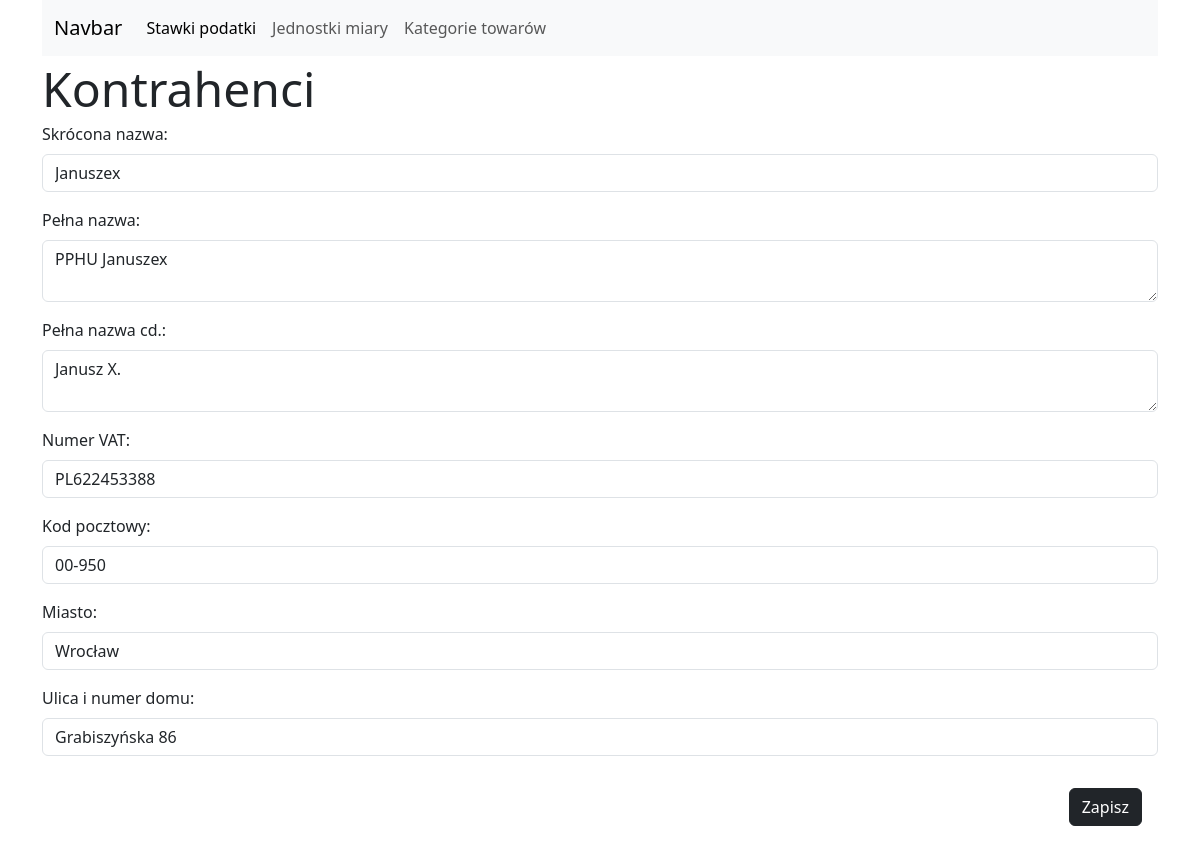
The page /companies/edit/1 on the database its author committed.
### tables this page shows
CREATE TABLE companies (
	id INTEGER NOT NULL, 
	short_name VARCHAR(15) NOT NULL, 
	name VARCHAR, 
	name_cont VARCHAR, 
	street VARCHAR(35), 
	postal_code VARCHAR(7), 
	"VAT_number" VARCHAR(15), 
	city VARCHAR(25), 
	PRIMARY KEY (id)
);

### blueprints/companies_bp.py (the view)
@companies_blueprint.route('/companies/edit/<item_id>', methods=['GET', 'POST'])
def tax_rates_edit(item_id):
    id_elem = None
    form = CompaniesForm()
    if request.method == 'POST':
        id_elem = request.form.to_dict().get('element_id')
        if form.validate():
            db.edit_company(int(id_elem), {'name': form.name.data,
                                           'short_name': form.short_name.data,
                                           'VAT_number': form.VAT_number.data,
                                           'name_cont': form.name_cont.data,
                                           'postal_code': form.postal_code.data,
                                           'city': form.city.data,
                                           'street': form.street.data})
            return redirect('/companies/list')
    else:
        if item_id:
            element_to_edit = db.get_company(int(item_id))
            form.short_name.data = element_to_edit.short_name
            form.VAT_number.data = element_to_edit.VAT_number
            form.name.data = element_to_edit.name
            form.name_cont.data = element_to_edit.name_cont
            form.postal_code.data = element_to_edit.postal_code
            form.city.data = element_to_edit.city
            form.street.data = element_to_edit.street
            id_elem = element_to_edit.id
    return render_template('simple_forms/companies.html', form=form, page_state='edit', element_id=id_elem,
                           settings=settings)

### forms/company_form.py
class CompaniesForm(FlaskForm):
    short_name = StringField('Skrócona nazwa:', [
        validators.InputRequired(message='Musisz wypełnić to pole'),
        validators.Length(max=15, message='Pole może zawierać jedynie {} znaków!'.format(15))])
    name = TextAreaField(label='Pełna nazwa:')
    name_cont = TextAreaField(label='Pełna nazwa cd.:')
    postal_code = StringField('Kod pocztowy:', [
        validators.InputRequired(message='Musisz wypełnić to pole'),
        validators.Length(max=7, message='Pole może zawierać jedynie {} znaków!'.format(7))])
    VAT_number = StringField('Numer VAT:', [
        validators.InputRequired(message='Musisz wypełnić to pole'),
        validators.Length(max=15, message='Pole może zawierać jedynie {} znaków!'.format(15))])
    city = StringField('Miasto:', [
        validators.InputRequired(message='Musisz wypełnić to pole'),
        validators.Length(max=25, message='Pole może zawierać jedynie {} znaków!'.format(25))])
    street = StringField('Ulica i numer domu:', [
        validators.InputRequired(message='Musisz wypełnić to pole'),
        validators.Length(max=35, message='Pole może zawierać jedynie {} znaków!'.format(35))])

### db_cms/db_cms_core.py (called while the page is built)
    def __get_element(self, table, element_id):
        elem = select([table]).where(table.c.id == element_id)
        with self.__engine__.connect() as conn:
            return conn.execute(elem).fetchone()

    def get_company(self, element_id):
        return self.__get_element(self.companies, element_id)

### templates/simple_forms/companies.html (shortened to what this page needs)
{% extends "simple_forms/base.html" %}
{% from 'bootstrap5/form.html' import render_field %}
{% block form_content %}
{% if form: %}
   {% if page_state == 'edit': %}
    <form novalidate method="post" action="{{'/companies/edit/'~element_id}}">
    {% elif page_state == 'new': %}
    <form novalidate method="post" action="/companies/new">
        {% endif %}
        {{ render_field(form.short_name)}}
        {{render_field(form.name)}}
        {{render_field(form.name_cont)}}
        {{render_field(form.VAT_number)}}
        {{render_field(form.postal_code)}}
        {{render_field(form.city)}}
        {{render_field(form.street)}}
        <div class="d-flex p-3 flex-row-reverse">
            <input type="submit" class="btn btn-dark" value="Zapisz">
        </div>
    </form>
    {% endif %}
    {% endblock %}

### rows shown on the page
companies: short_name "Januszex", name "PPHU Januszex", name_cont "Janusz X.", VAT_number "PL622453388", postal_code "00-950", city "Wrocław", street "Grabiszyńska 86"

### other values the page prints
{{ settings['title'] }} "Kontrahenci"
